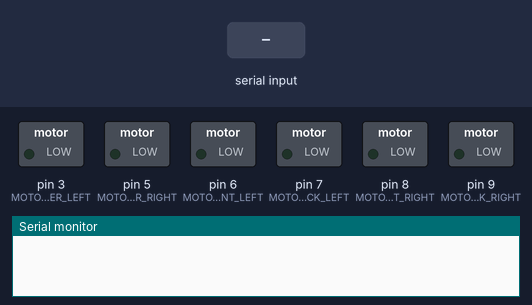
A sketch run on a simulated Arduino Uno, built with avr-gcc and run on an emulated ATmega328P. Shown: switched loads named in the sketch (green lamp = pin HIGH), the last lines printed to the serial monitor. The inputs (shaded band) are chosen by the test bench.

Above: at 1.2 s.
1.3 s: "30,150,10\n" received over the second serial link
At 3.0 s:
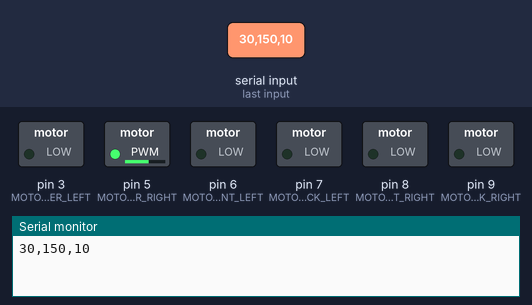
3.8 s: "f\n" received over the second serial link
6.3 s: "1\n" received over the second serial link
Timing chart, 0 to 9.3 s (numbered marks = the images above; inputs shaded):
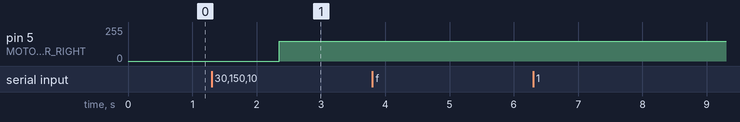

Measured:
- after the input at 1.3 s, pin 5 (MOTOR_POWER_RIGHT): 0/255 → 150/255 after 1.1 s

The sketch:

Atlas-hw.ino
```cpp
#include <SoftwareSerial.h>
#include "Arduino.h"
#include <stdio.h>

SoftwareSerial BT(10, 11);

/*
  ピン番号 3 : モータ出力 左タイヤ
  ピン番号 5 : モータ出力 右タイヤ
  ピン番号 6 : HIGH 左タイヤ前進
  ピン番号 7 : HIGH 左タイヤ後進
  ピン番号 8 : HIGH 右タイヤ前進
  ピン番号 9 : HIGH 右タイヤ後進
*/

#define MOTOR_POWER_LEFT 3
#define MOTOR_POWER_RIGHT 5
#define MOTOR_FRONT_LEFT 6
#define MOTOR_BACK_LEFT 7
#define MOTOR_FRONT_RIGHT 8
#define MOTOR_BACK_RIGHT 9

struct motorCommand {
  String orderId;
  int timeNum;
  int rightSpeed;
  int leftSpeed;
};


void setup() {
  BT.begin(9600);
  Serial.begin(38400);

  //左タイヤ
  pinMode(MOTOR_FRONT_LEFT, OUTPUT);
  pinMode(MOTOR_BACK_LEFT, OUTPUT);

  //右タイヤ
  pinMode(MOTOR_FRONT_RIGHT, OUTPUT);
  pinMode(MOTOR_BACK_RIGHT, OUTPUT);

}

/*-------------------------------------------------
   コントローラーから送られてくるデータフォーマット
   orderId : ラジコンに対する動作命令
      1 : 前進  2 : 後退  3 : 左回転  4 : 右回転 5 : 停止
   Time : 動作命令の実行時間[s] < 10.0 小数点を除いた二桁
   Speed : 動作命令のモータパワー値

   例: 120100100 (1命令分) (9byte)

   1桁目 -> orderId
   2,3桁目 -> Time 20 なら 2.0[s]
   4,5,6桁目 -> Speed (右回転)
   7,8,9桁目 -> Speed (左回転)

   モータ値100で2秒間前進
  -------------------------------------------------*/

String cmd[20];
int lineNum = 20; // 6Command * 行数

void loop() {
  if(BT.available() == 0){
    return;
  }

  int i = 0;
  while (BT.available() != 0){
    cmd[i] = BT.readStringUntil('\0');
    Serial.println(cmd[i]);
    delay(50);
    i++;
  }

    // 送信Commandの0番目にfが無かったら
    if (cmd[0].indexOf("f") == -1) {
      struct motorCommand command[6];
      checkData(cmd[0],command);
      for (int j = 0; j < 6; j++){
        motorControl(command[j]);
      }

    } else {
      for (int k = 1; k < lineNum; k++) {
        if (cmd[k].length() < 4){
          break;
        }

        struct motorCommand command[6];
        checkData(cmd[k],command);
        for (int j = 0; j < 6; j++){
          motorControl(command[j]);
        }
      }
    }
}

void checkData(String data, struct motorCommand command[6]) {
  String copyData = data;
  int roopNum = copyData.length() / 9;
  for (int i = 0; i < roopNum; i++) {
    //orderIdの取り出し(1桁)
    String orderId = copyData.substring(0, 1);

    //Timeの取り出し(2桁)
    int timeCode = copyData.substring(1, 3).toInt();

    //speedの取り出し 右回転(3桁)
    int rightSpeedCode = copyData.substring(3, 6).toInt();

    //speedの取り出し 左回転(3桁)
    int leftSpeedCode = copyData.substring(6, 9).toInt();

    command[i].orderId = orderId;
    command[i].timeNum = timeCode;
    command[i].rightSpeed = rightSpeedCode;
    command[i].leftSpeed = leftSpeedCode;
    copyData = copyData.substring(9, copyData.length());
  }
}

void motorControl(struct motorCommand command) {

  String image = command.orderId;
  int timeNum = command.timeNum;
  int leftSpeed = command.leftSpeed;
  int rightSpeed = command.rightSpeed;
  timeNum = timeNum * 100; //単位msに変換

  //前進
  if (image.equals("1")) {
    //左タイヤ
    digitalWrite(MOTOR_FRONT_LEFT, HIGH);
    digitalWrite(MOTOR_BACK_LEFT, LOW);

    //右タイヤ
    digitalWrite(MOTOR_FRONT_RIGHT, HIGH);
    digitalWrite(MOTOR_BACK_RIGHT, LOW);

    //出力調整
    analogWrite(MOTOR_POWER_LEFT, leftSpeed);
    analogWrite(MOTOR_POWER_RIGHT, rightSpeed);

    delay(timeNum);

    sleepMotor();
  }

  //後退
  else if (image.equals("2")) {
    //左タイヤ
    digitalWrite(MOTOR_FRONT_LEFT, LOW);
    digitalWrite(MOTOR_BACK_LEFT, HIGH);

    //右タイヤ
    digitalWrite(MOTOR_FRONT_RIGHT, LOW);
    digitalWrite(MOTOR_BACK_RIGHT, HIGH);

    //出力調整
    analogWrite(MOTOR_POWER_LEFT, leftSpeed);
    analogWrite(MOTOR_POWER_RIGHT, rightSpeed);

    delay(timeNum);

    sleepMotor();
  }

  //左回転
  else if (image.equals("3")) {
    //左タイヤ
    digitalWrite(MOTOR_FRONT_LEFT, LOW);
    digitalWrite(MOTOR_BACK_LEFT, HIGH);

    //右タイヤ
    digitalWrite(MOTOR_FRONT_RIGHT, HIGH);
    digitalWrite(MOTOR_BACK_RIGHT, LOW);

    //出力調整
    analogWrite(MOTOR_POWER_LEFT, leftSpeed);
    analogWrite(MOTOR_POWER_RIGHT, rightSpeed);

    delay(timeNum);

    sleepMotor();
  }

  //右回転
  else if (image.equals("4")) {
    //左タイヤ
    digitalWrite(MOTOR_FRONT_LEFT, HIGH);
    digitalWrite(MOTOR_BACK_LEFT, LOW);

    //右タイヤ
    digitalWrite(MOTOR_FRONT_RIGHT, LOW);
    digitalWrite(MOTOR_BACK_RIGHT, HIGH);

    //出力調整
    analogWrite(MOTOR_POWER_LEFT, leftSpeed);
    analogWrite(MOTOR_POWER_RIGHT, rightSpeed);

    delay(timeNum);

    sleepMotor();
  }

  //停止
  else if (image.equals("5")) {
    //左タイヤ
    digitalWrite(MOTOR_FRONT_LEFT, LOW);
    digitalWrite(MOTOR_BACK_LEFT, LOW);

    //右タイヤ
    digitalWrite(MOTOR_FRONT_RIGHT, LOW);
    digitalWrite(MOTOR_BACK_RIGHT, LOW);

    delay(timeNum);

    sleepMotor();
  }

}

void sleepMotor() {
  digitalWrite(MOTOR_FRONT_LEFT, LOW);
  digitalWrite(MOTOR_BACK_LEFT, LOW);
  digitalWrite(MOTOR_FRONT_RIGHT, LOW);
  digitalWrite(MOTOR_BACK_RIGHT, LOW);

  delay(500);
}
```
